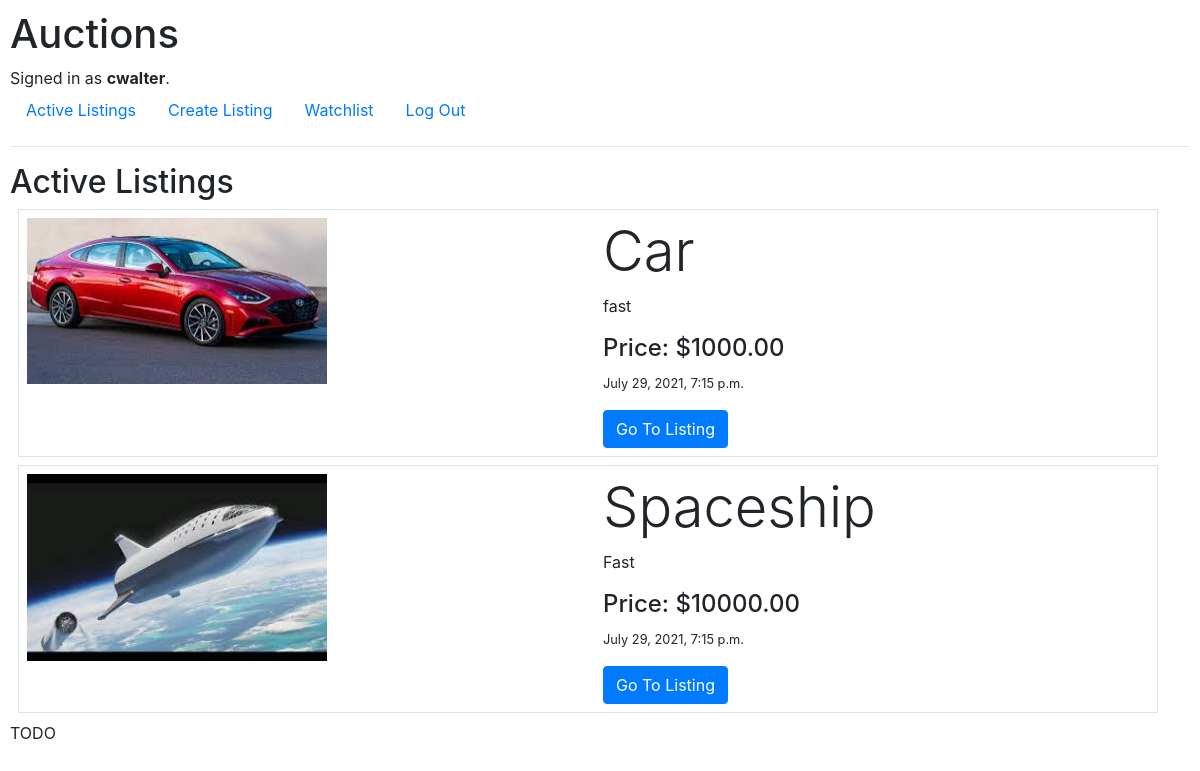
Screenshot of / (signed in) with the database file from the repository.
### auctions/models.py (models this page shows)
class User(AbstractUser):
    pass

class Listing(models.Model):
    title = models.CharField(max_length=64)
    description = models.CharField(max_length=255)
    starting_bid = models.DecimalField(max_digits=10, decimal_places=2)
    time = models.DateTimeField(auto_now_add=True, blank=True)
    owner = models.ForeignKey(User, on_delete=CASCADE, related_name="owner")
    bids = models.ManyToManyField(Bid, blank=True, related_name="bids")
    comments = models.ManyToManyField(Comment, blank=True, related_name="comments")
    image = models.ImageField(upload_to='images', null=True, blank=True)
    closed = models.BooleanField(default=False)
    category = models.CharField(max_length=25, choices=CATEGORIES, default=CATEGORIES[5][1])
    current_price = models.DecimalField(max_digits=10, decimal_places=2, default=Decimal('0.00'))
    def __str__(self):
        return f"{self.title}: is ${self.starting_bid} and is being sold by {self.owner}"

### auctions/views.py (the view)
# urls.py: path("", views.index, name="index"),
def index(request):
    listings = Listing.objects.all()
    message = ""
    if len(listings) == 0:
        message = "No Active Listings"
    return render(request, "auctions/index.html", {
        "listings": listings,
        "message": message
    })

### auctions/templates/auctions/index.html (shortened to what this page needs)
{% extends "auctions/layout.html" %}
{% block body %}
    <h2>Active Listings</h2>
    {% for listing in listings %}
    <div class="container border p-2 m-2">
        <div class="row">
            <div class="col">
                <img src="{{ listing.image.url }}" alt="image" style="width: 300px; height: auto">
            </div>
            <div class="col text-left">
                <h2 class="display-4">{{ listing.title }}</h2>
                <p>{{ listing.description }}</p>
                <h4>Price: ${{ listing.starting_bid }}</h4>
                <p><small>{{ listing.time }}</small></p>
                <a href="{% url 'listing' listing.id %}" type="submit" class="btn btn-primary">Go To Listing</a>
            </div>
        </div>
    </div>
    {% endfor %}
    TODO
{% endblock %}

### auctions/templates/auctions/layout.html (shortened to what this page needs)
{% load static %}
<!DOCTYPE html>
<html lang="en">
    <head>
        <link rel="stylesheet" href="https://stackpath.bootstrapcdn.com/bootstrap/4.4.1/css/bootstrap.min.css">
        <link href="{% static 'auctions/styles.css' %}" rel="stylesheet">
    </head>
    <body>
        <h1>Auctions</h1>
        <div>
            {% if user.is_authenticated %}
                Signed in as <strong>{{ user.username }}</strong>.
            {% else %}
                Not signed in.
            {% endif %}
        </div>
        <ul class="nav">
            <li class="nav-item">
                <a class="nav-link" href="{% url 'index' %}">Active Listings</a>
            </li>
            {% if user.is_authenticated %}
                <li class="nav-item">
                    <a class="nav-link" href="{% url 'create' %}">Create Listing</a>
                </li>
                <li class="nav-item">
                    <a class="nav-link" href="{% url 'watchlist' %}">Watchlist</a>
                </li>
                <li class="nav-item">
                    <a class="nav-link" href="{% url 'logout' %}">Log Out</a>
                </li>
            {% endif %}
        </ul>
        <hr>
        {% block body %}
        {% endblock %}
    </body>
</html>

### auctions/static/auctions/styles.css (style rules this page uses)
body { padding: 10px; }

### rows the page displays
User: username "cwalter"
Listing: image (picture), title "Car", description "fast", starting_bid "1000.00", time "July 29, 2021, 7:15 p.m."
Listing: image (picture), title "Spaceship", description "Fast", starting_bid "10000.00", time "July 29, 2021, 7:15 p.m."
